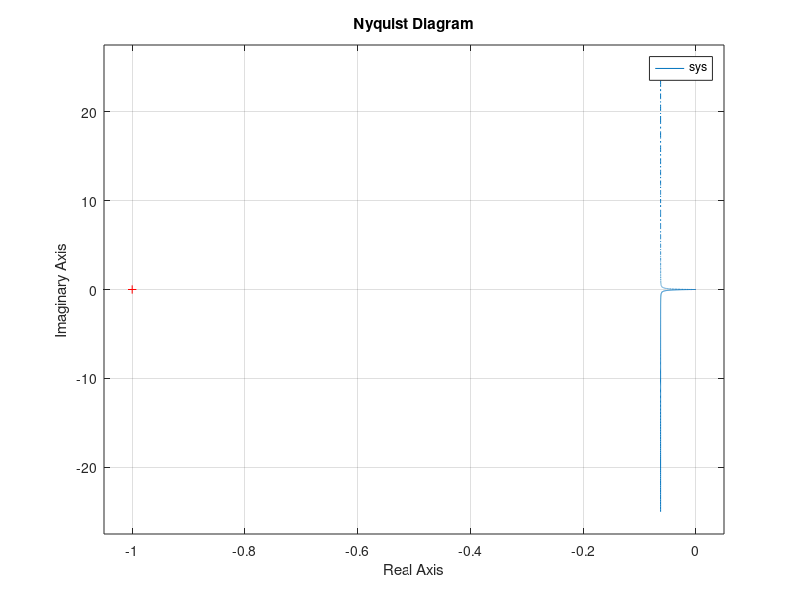
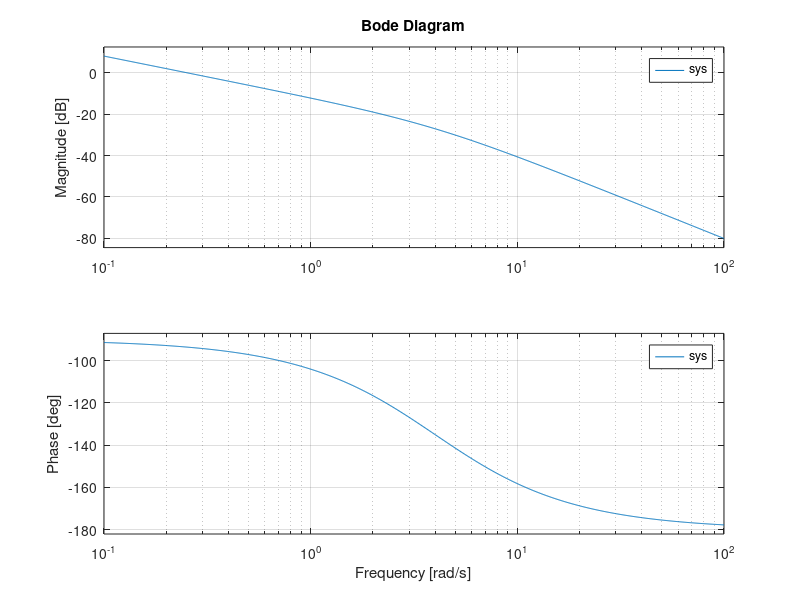

These charts were generated, in order, by the following MATLAB code:
close all;clc;clear;

num = [1];
den = [1 4 0];
sys = tf(num,den);
figure(1); nyquist(sys, {0.01,1000});
hold on
figure(2); bode(sys);